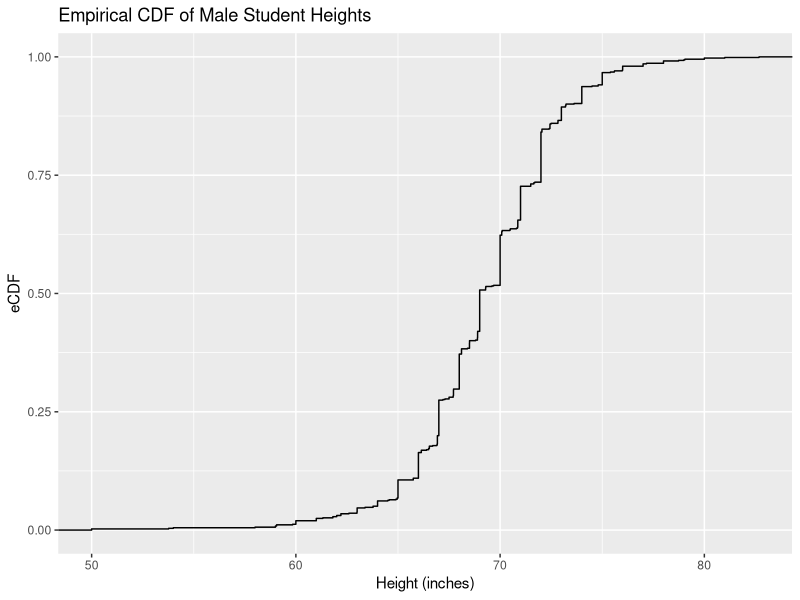
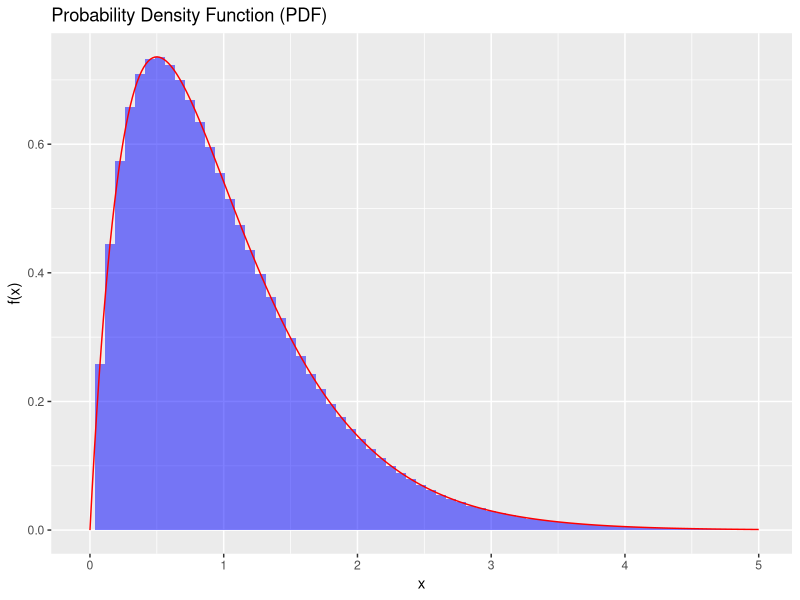
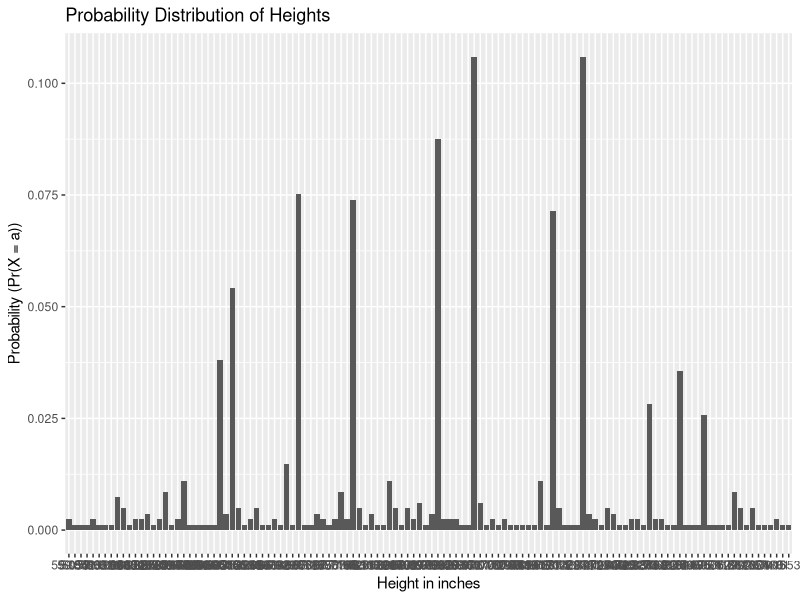
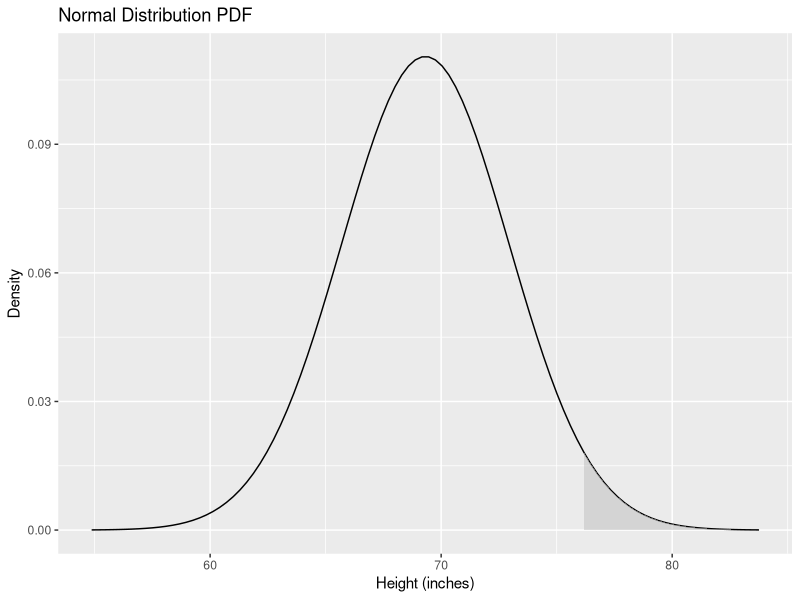
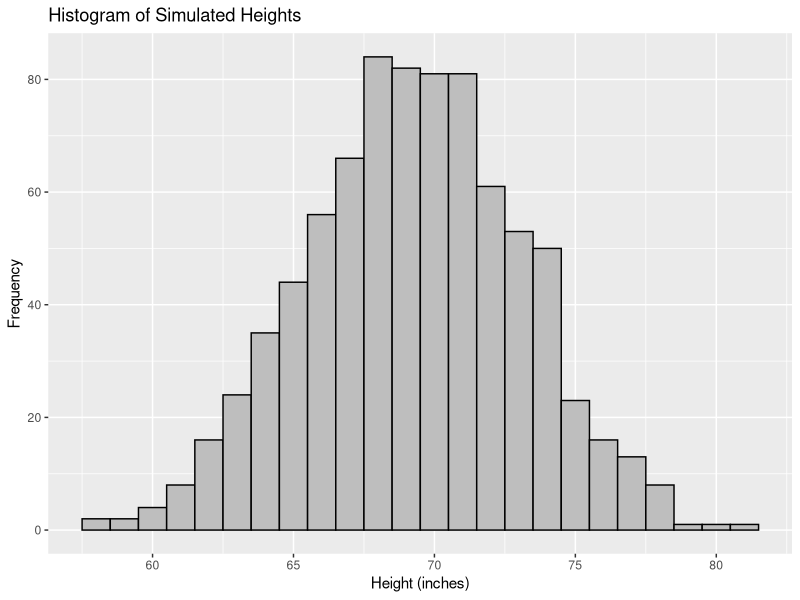
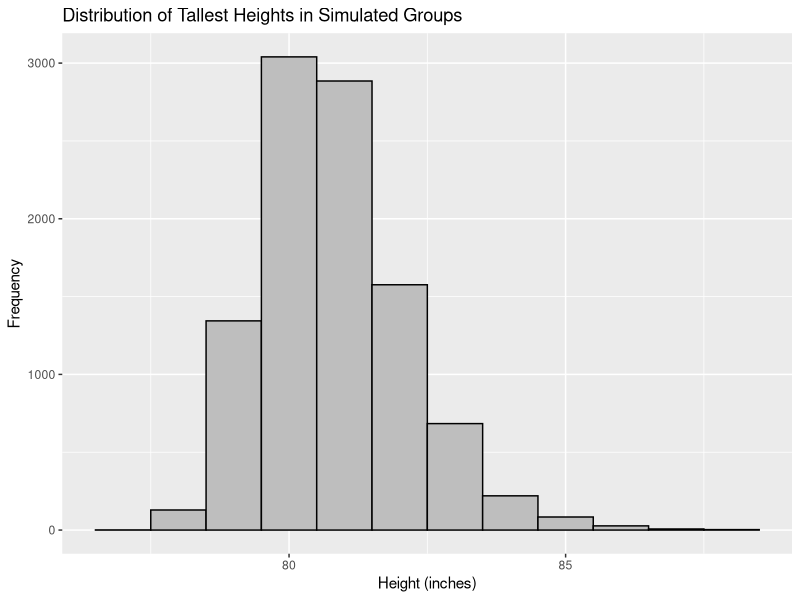
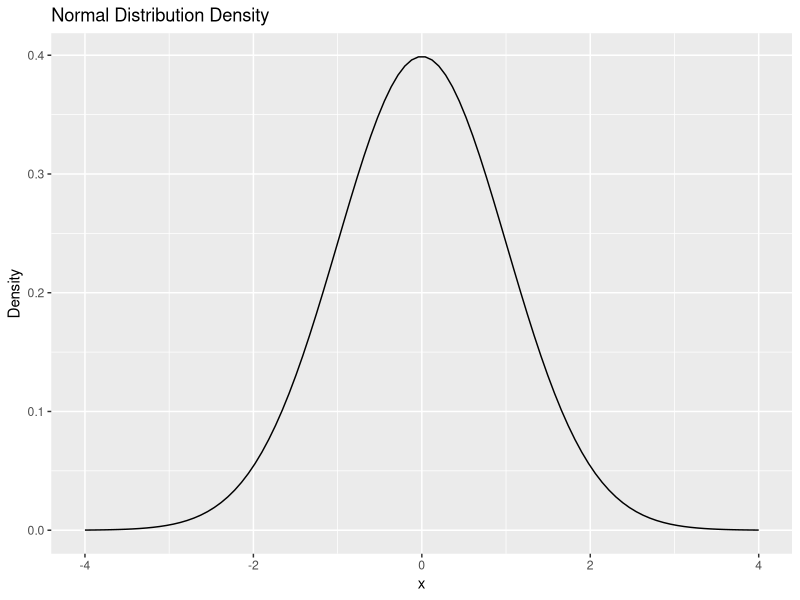
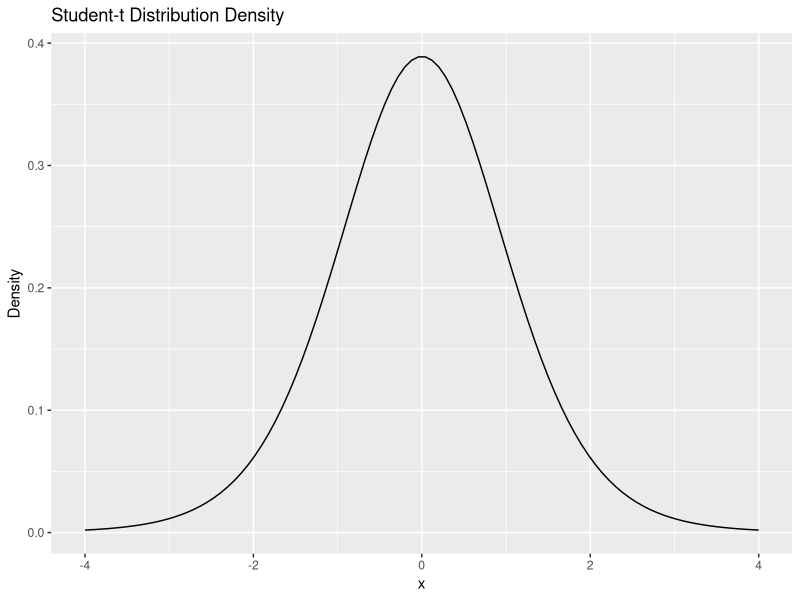

R code for these plots, in order:
## ---- chunk 1
knitr::opts_chunk$set(echo = TRUE)

library(tidyverse)
library(dslabs)

## ---- chunk 2

data("heights")
x <- heights %>% filter(sex == "Male") %>% pull(height)

# Define the eCDF
F <- function(a) mean(x <= a)

# Example: Compute the eCDF for 70.5 inches
eCDF_70_5 <- F(70.5)
eCDF_70_5
## ---- chunk 3
# Probability that a randomly selected male student is taller than 70.5 inches
probability_taller_than_70_5 <- 1 - F(70.5)
probability_taller_than_70_5
## ---- chunk 4
library(ggplot2)
ggplot(data.frame(x), aes(x = x)) +
  stat_ecdf(geom = "step") +
  labs(title = "Empirical CDF of Male Student Heights", x = "Height (inches)", y = "eCDF")
## ---- chunk 5
# Example data for visualization
cont <- data.frame(x = seq(0, 5, length.out = 300), y = dgamma(seq(0, 5, length.out = 300), 2, 2))
disc <- data.frame(x = seq(0, 5, by = 0.075), y = dgamma(seq(0, 5, by = 0.075), 2, 2))

# Plotting
library(ggplot2)
ggplot(mapping = aes(x, y)) +
  geom_col(data = disc, width = 0.075, fill = "blue", alpha = 0.5) +
  geom_line(data = cont, color = "red") +
  labs(y = "f(x)", title = "Probability Density Function (PDF)")
## ---- chunk 6
# Calculating the probability of a student being taller than 70.5 inches
m <- mean(x)  # Assume x is the vector of heights
s <- sd(x)
probability_taller_than_70_5 <- 1 - pnorm(70.5, m, s)
probability_taller_than_70_5
## ---- chunk 7
# Crea una tabella delle frequenze
frequency_table <- table(x)

# Converti la tabella in un dataframe
data <- as.data.frame(frequency_table)

# Rinomina le colonne
names(data) <- c("height", "count")

# Calcola la proporzione per ciascuna altezza
data$frequency <- prop.table(data$count)

# Carica ggplot2 per il plotting
library(ggplot2)

# Crea il plot
ggplot(data, aes(x = height, y = frequency)) +
  geom_bar(stat = "identity") +
  labs(x = "Height in inches", y = "Probability (Pr(X = a))") +
  ggtitle("Probability Distribution of Heights")

## ---- chunk 8
# Probability of rolling a 4
prob_4 <- 1/6

# Cumulative probability up to 4
F_4 <- sum(1/6, 1/6, 1/6, 1/6)
## ---- chunk 9
# Assuming 'm' is the mean and 's' is the standard deviation of a dataset
m <- mean(x)  # Placeholder for actual mean computation
s <- sd(x)    # Placeholder for actual standard deviation computation

# Probability of being taller than 76 inches
probability_taller_than_76 <- 1 - pnorm(76, m, s)
probability_taller_than_76
## ---- chunk 10
library(ggplot2)

# Data for plotting
dat <- tibble(x = seq(-4, 4, length.out = 100) * s + m, y = dnorm(x, mean = m, sd = s))
dat_ribbon <- dat %>% filter(x >= 76)

# Plotting the PDF and shading the area for P(X > 76)
ggplot(dat, aes(x, y)) +
  geom_line() +
  geom_ribbon(data = dat_ribbon, aes(ymin = 0, ymax = y), fill = "grey", alpha = 0.5) +
  labs(title = "Normal Distribution PDF", x = "Height (inches)", y = "Density")
## ---- chunk 11
# Assuming 'x' contains the actual height data
n <- length(x)
m <- mean(x)
s <- sd(x)

# Generate simulated heights
simulated_heights <- rnorm(n, m, s)
## ---- chunk 12

# Plotting the simulated heights
data.frame(simulated_heights = simulated_heights) |>
  ggplot(aes(x = simulated_heights)) +
  geom_histogram(color = "black", fill = "grey", binwidth = 1) +
  labs(title = "Histogram of Simulated Heights", x = "Height (inches)", y = "Frequency")
## ---- chunk 13
# Number of simulations
B <- 10000

# Simulate finding the tallest person in each group of 800
tallest <- replicate(B, {
  simulated_data <- rnorm(800, m, s)
  max(simulated_data)
})
## ---- chunk 14
# Probability of having a seven-footer
probability_seven_footer <- mean(tallest >= 7*12)  # 7 feet in inches
probability_seven_footer
## ---- chunk 15
# Plotting the distribution of the tallest person
data.frame(tallest = tallest) |>
  ggplot(aes(x = tallest)) +
  geom_histogram(color = "black", fill = "grey", binwidth = 1) +
  labs(title = "Distribution of Tallest Heights in Simulated Groups", x = "Height (inches)", y = "Frequency")
## ---- chunk 16

# Generate data
x <- seq(-4, 4, length.out = 100)
normal_density <- dnorm(x)

# Plotting the normal distribution
ggplot(data.frame(x, y = normal_density), aes(x, y)) +
  geom_line() +
  labs(title = "Normal Distribution Density", x = "x", y = "Density")
## ---- chunk 17
# Density of the Student-t distribution
x <- seq(-4, 4, length.out = 100)
t_density <- dt(x, df = 10)  # df is degrees of freedom

# Plotting
ggplot(data.frame(x, y = t_density), aes(x, y)) +
  geom_line() +
  labs(title = "Student-t Distribution Density", x = "x", y = "Density")
## ---- chunk 18
# Density of the Chi-square distribution
x <- seq(0, 20, length.out = 100)
chi_sq_density <- dchisq(x, df = 10)

# Plotting
ggplot(data.frame(x, y = chi_sq_density), aes(x, y)) +
  geom_line() +
  labs(title = "Chi-square Distribution Density", x = "x", y = "Density")
## ---- chunk 19
# Exponential distribution density
x <- seq(0, 5, length.out = 100)
exp_density <- dexp(x, rate = 1)

# Gamma distribution density
gamma_density <- dgamma(x, shape = 2, rate = 2)

# Plotting
ggplot(data.frame(x, exp = exp_density, gamma = gamma_density), aes(x)) +
  geom_line(aes(y = exp, color = "Exponential")) +
  geom_line(aes(y = gamma, color = "Gamma")) +
  labs(title = "Exponential and Gamma Distributions", y = "Density") +
  scale_color_manual(values = c("Exponential" = "blue", "Gamma" = "red"))
